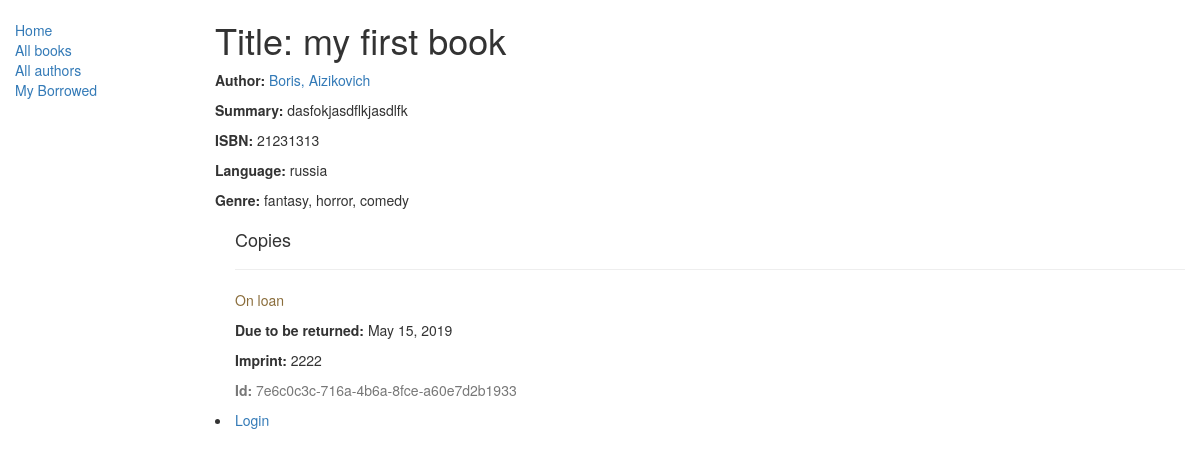
/catalog/book/1, run on the app's committed database.
### catalog/models.py (models this page shows, shortened)
class Book(models.Model):
    title = models.CharField(max_length=200)
    author = models.ForeignKey('Author', on_delete=models.SET_NULL, null=True)
    summary = models.TextField(max_length=1000, help_text="Enter a brief description of the book")
    isbn = models.CharField('ISBN',max_length=13, help_text='13 Character <a href="https://www.isbn-international.org/content/what-isbn">ISBN number</a>')
    genre = models.ManyToManyField(Genre, help_text="Select a genre for this book")
    language = models.ForeignKey('Language', on_delete=models.SET_NULL, null=True)
    def display_genre(self):
        """
        Creates a string for the Genre. This is required to display genre in Admin.
        """
        return ', '.join([ genre.name for genre in self.genre.all()[:3] ])
    display_genre.short_description = 'Genre'
    def display_language(self):
        """
        Creates a string for the Genre. This is required to display genre in Admin.
        """
        return self.language
    display_language.short_description = 'Language'

class Author(models.Model):
    first_name = models.CharField(max_length=100)
    last_name = models.CharField(max_length=100)
    date_of_birth = models.DateField(null=True, blank=True)
    date_of_death = models.DateField('Died', null=True, blank=True)
    def __str__(self):
        return '%s, %s' % (self.last_name, self.first_name)

class Language(models.Model):
    name = models.CharField(max_length=200, help_text="Enter the book's natural language (e.g. English, French, Japanese etc.)")
    def __str__(self):
        return self.name

class Genre(models.Model):
    name = models.CharField(max_length=200, help_text="Enter a book genre (e.g. Science Fiction, French Poetry etc.)")
    def __str__(self):
        return self.name

class BookInstance(models.Model):
    id = models.UUIDField(primary_key=True, default=uuid.uuid4, help_text="Unique ID for this particular book across whole library")
    book = models.ForeignKey('Book', on_delete=models.SET_NULL, null=True)
    imprint = models.CharField(max_length=200)
    due_back = models.DateField(null=True, blank=True)
    borrower = models.ForeignKey(User, on_delete=models.SET_NULL, null=True, blank=True)
    LOAN_STATUS = (
        ('m', 'Maintenance'),
        ('o', 'On loan'),
        ('a', 'Available'),
        ('r', 'Reserved'),
    )
    status = models.CharField(max_length=1, choices=LOAN_STATUS, blank=True, default='m', help_text='Book availability')
    class Meta:
        ordering = ["due_back"]

### catalog/views.py (the view)
# urls.py: url(r'^book/(?P<pk>\d+)$', views.BookDetailView.as_view(), name='book-detail'),
class BookDetailView(generic.DetailView):
    model = Book

### catalog/templates/catalog/book_detail.html
{% extends "base_generic.html" %}
{% block content %}
  <h1>Title: {{ book.title }}</h1>
  <p><strong>Author:</strong> <a href="{% url 'author-detail' book.author.pk %}">{{ book.author }}</a></p>
  <p><strong>Summary:</strong> {{ book.summary }}</p>
  <p><strong>ISBN:</strong> {{ book.isbn }}</p>
  <p><strong>Language:</strong> {{ book.language }}</p>
  <p><strong>Genre:</strong> {% for genre in book.genre.all %} {{ genre }}{% if not forloop.last %}, {% endif %}{% endfor %}</p>
  <div style="margin-left:20px;margin-top:20px">
    <h4>Copies</h4>
    {% for copy in book.bookinstance_set.all %}
    <hr>
    <p class="{% if copy.status == 'a' %}text-success{% elif copy.status == 'd' %}text-danger{% else %}text-warning{% endif %}">{{ copy.get_status_display }}</p>
    {% if copy.status != 'a' %}<p><strong>Due to be returned:</strong> {{copy.due_back}}</p>{% endif %}
    <p><strong>Imprint:</strong> {{copy.imprint}}</p>
    <p class="text-muted"><strong>Id:</strong> {{copy.id}}</p>
    {% endfor %}
  </div>
{% endblock %}

### data on the page
Book: title "my first book", author "Boris, Aizikovich", summary "dasfokjasdflkjasdlfk", isbn "21231313", language "russia"
Genre: name "fantasy"
Genre: name "horror"
Genre: name "comedy"
BookInstance: status "On loan", due_back "May 15, 2019", imprint "2222", id "7e6c0c3c-716a-4b6a-8fce-a60e7d2b1933"
